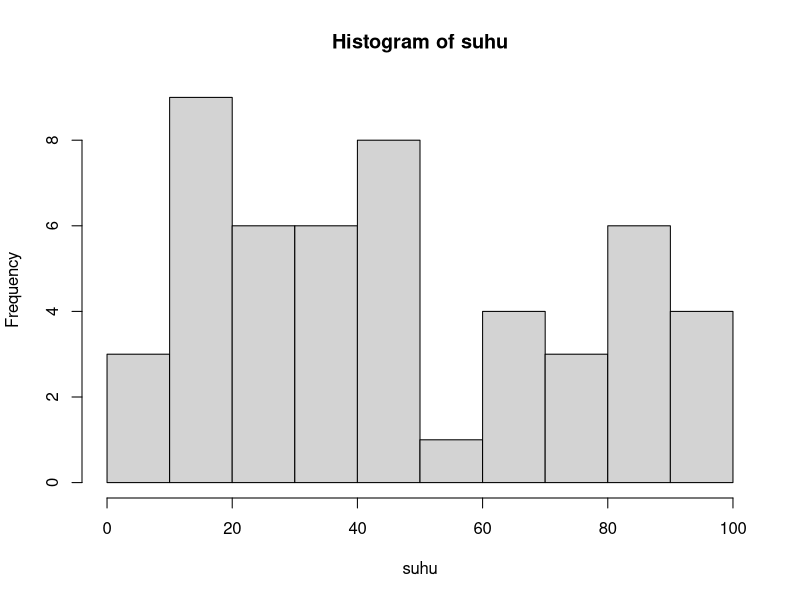

R code for this plot: (Note: this script raises an error after producing the figure.)
# Selamat datang di R
## Perkenalan tentang tipe data
### Data ada banyak tipenya, contoh: bisa berupa character, numerik, logic (boolean).

## Ada banyak object di R
### ada yang berupa single variable
a=7
b<-3
a+b
c=a+b
kalimat='saya suka pergi ke pasar' #jika variabelnya berupa text

### Ada berupa array atau vector
ikang=c(1,3,6,5,4,7)
a=c(1:10) #contoh generating sequence
a=seq(1,10,0.5) #contoh generating sequence by 0.5
sample(100,5,replace=F) #generating random number
kalimat = 'saya pergi ke rawabali lalu ke cibitung'
pecah.kata=strsplit(kalimat,' ') #pecah kalimat menjadi kata dan mengubahnya menjadi array

#### Beberapa fungsi penting di array
length(a)
a[2]
summary(a)
#### Operasi aritmatika pada array
a+3
a*6

### Logical operator atau boolean expression
1==2
ifelse(1+2==3,'anda benar','anda salah')
ifelse(1+2!=3,'anda benar','anda salah')
ifelse(1+2<=3,'anda benar','anda salah')
ifelse(1+2>=3,'anda benar','anda salah')
ifelse(1+2<3,'anda benar','anda salah')
ifelse(1+2>3,'anda benar','anda salah')

### Bentuk object lain di R bisa berupa matriks, data.frame, tibble, dan list.
### pembahasan mengenai objects lain ini akan dibahas pada materi selanjutnya.

## Some useful function
### Generate sequential number
nomor=c(1:100)
nomor_2=seq(1,100,0.5)

### Mengenal paste
nama.toko=paste('toko',nomor,sep='-')

### Mengenal print
nomor=c(1:100)
print(nomor)

### Generate random number 
suhu=sample(100,50,replace=T)
cacat=sample(10,50,replace=T)

### Membuat histogram
hist(suhu)

### Another useful functions
str(suhu)
summary(suhu)
length(suhu)
head(suhu,5) #menampilkan data 5 teratas
tail(suhu,5) #menampilkan data 5 terbawah
View(suhu)
suhu[1]

is.na(suhu) #melihat ada yang kosong
!is.na(suhu) #melihat pasti terisi

rm(list=ls()) #digunakan untuk membersihkan global data environment

### Set working directory
setwd('D:/Project_R/Belajar R/sharing session')

### Memanggil library
library(plyr)

### Memulangkan library
detach(plyr)

# Sampai sini ada pertanyaan?
